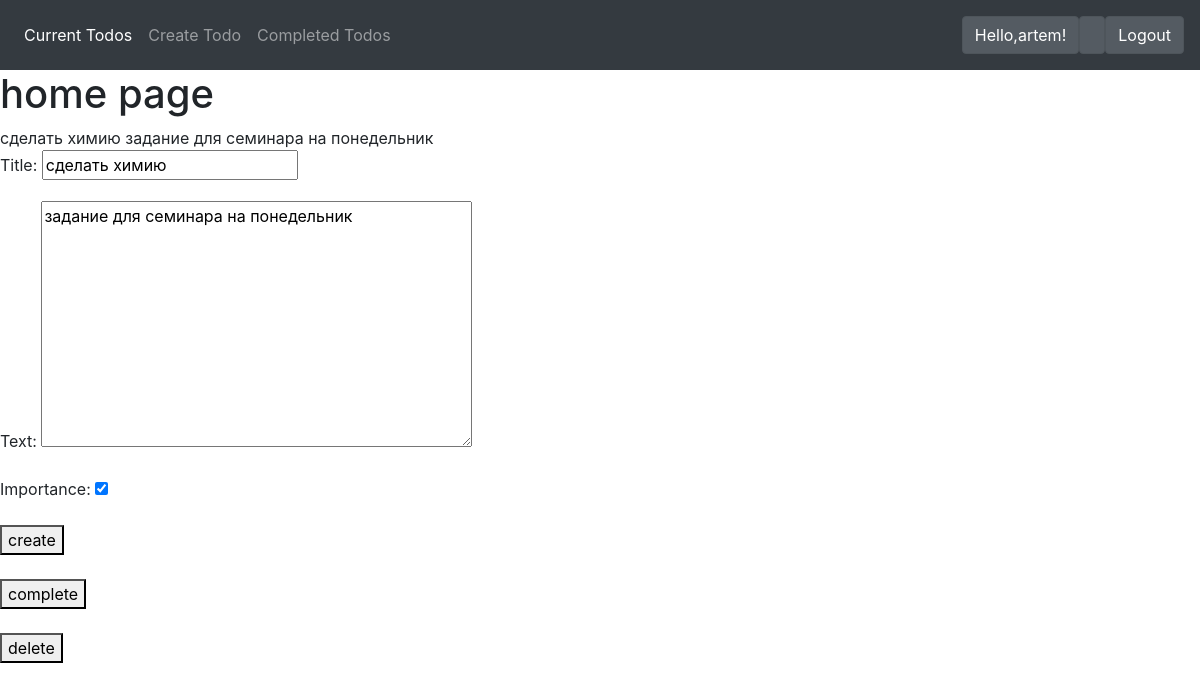
Screenshot of /todo/37 (signed in) with the database file from the repository.
### todo/models.py (models this page shows, shortened)
class Todo(models.Model):
    title = models.CharField(max_length=30)
    text = models.TextField(blank=True)
    creating_date = models.DateTimeField(auto_now_add=True)
    completing_date=models.DateTimeField(null=True, blank=True)
    importance=models.BooleanField(default=False)
    user = models.ForeignKey(User, on_delete=models.CASCADE,default=1)

### todo/views.py (the view, shortened to what this page needs)
# urls.py: path('todo/<int:todo_pk>', views.viewtodo, name='viewtodo'),
@login_required
def viewtodo(request, todo_pk):
    todo = get_object_or_404(Todo, pk=todo_pk, user=request.user)
    if request.method == 'GET':
        form = TodoForm(instance=todo)
        return render(request, 'todo/viewtodo.html', {'todo' : todo, 'form':form})

### todo/forms.py
class TodoForm(ModelForm):
    class Meta:
        model= Todo
        fields=['title', 'text', 'importance']

### todo/templates/todo/viewtodo.html (shortened to what this page needs)
<!DOCTYPE html>
<html lang="en">
<head>
</head>
<body>
{% extends 'todo/base.html' %}
{% block content %}
    <h1> home page</h1>
    {{ todo.title }}
    {{ todo.text }}
    <form method="POST">
        {{ form.as_p }}
        <button type="submit">create</button>
    </form>
    <br>
    <form method="POST" action="{% url 'completetodo' todo.id %}">
        <button type="submit">complete</button>
    </form>
    <br>
    <form method="POST" action="{% url 'deletetodo' todo.id %}">
        <button type="submit">delete</button>
    </form>
{% endblock %}

### todo/templates/todo/base.html (shortened to what this page needs)
<!DOCTYPE html>
<html lang="en">
<head>
    <link rel="stylesheet" href="https://stackpath.bootstrapcdn.com/bootstrap/4.4.1/css/bootstrap.min.css">
</head>
<body>
<nav class="navbar navbar-expand-lg navbar-dark bg-dark">
  <div class="collapse navbar-collapse" id="navbarText">
    <ul class="navbar-nav mr-auto">
      <li class="nav-item active">
        <a class="nav-link" href="{% url 'currenttodos' %}">Current Todos<span class="sr-only">(current)</span></a>
      </li>
      <li class="nav-item">
        <a class="nav-link" href="{% url 'createtodo' %}">Create Todo</a>
      </li>
      <li class="nav-item">
        <a class="nav-link" href="{% url 'copletedtodos' %}">Completed Todos</a>
      </li>
    </ul>
    <span class="navbar-text">
      <ul class="navbar-nav mr-auto">
          <li class="btn btn-secondary active">
              {% if user.is_authenticated %}
                Hello,{{ user.username }}!
                  </li >
                  <li class="btn btn-secondary active">
            {% else %}
                <a href="{% url 'signupuser' %}">Sign Up</a>
                  </li >
                  <li class="btn btn-secondary active">
                <a href="{% url 'loginuser' %}">Login</a>
            {% endif %}
          </li>
      <li class="nav-item active">
          <form action="{% url 'logoutuser' %}" method="POST">
        <button type="submit" class="btn btn-secondary active"> Logout</button>
    </form>
      </li>
      </ul>
    </span>
  </div>
</nav>
{% block content %}{% endblock %}
</body>
</html>

### rows the page displays
Todo: title "сделать химию", text "задание для семинара на понедельник", importance "☑"

### other values shown
{{ user.username }} "artem"
